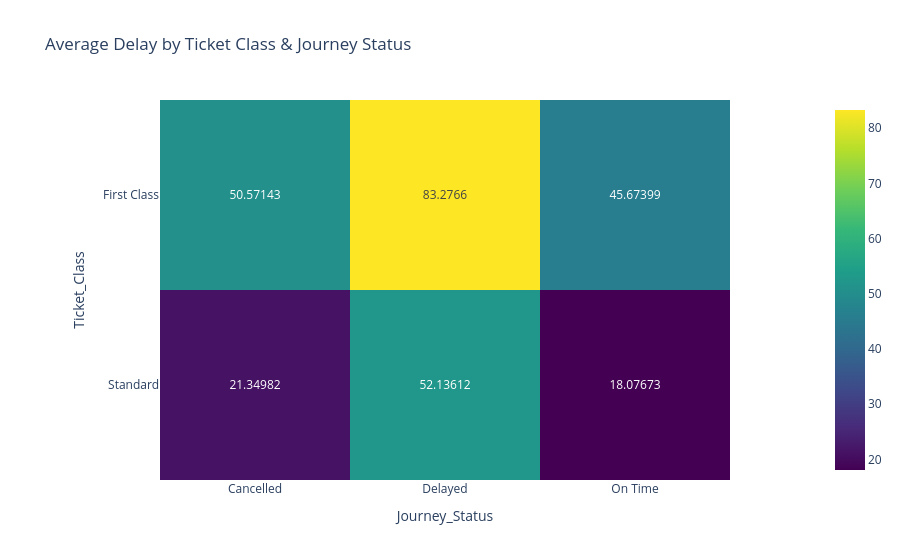

Notebook source saved alongside this figure:
### Markdown cell above
X-axis: Numerical Variables
Y-axis: Numerical Variables

Chart Explanation:
This heatmap shows correlation between numerical variables. Colors represent strength of relationship.
Values range from -1 to +1. Annotations display exact correlation values.

Insight:
Correlation between price and delay is very weak. This means price does not influence delay.
Variables behave independently. No strong linear relationship exists.

### Code cell
# Interactive Heatmap – Delay by Class & Status
pivot = df.pivot_table(values="Ticket_Price", index="Ticket_Class",
                       columns="Journey_Status", aggfunc='mean').reset_index()

fig = px.imshow(pivot.set_index("Ticket_Class"),
                text_auto=True, 
                color_continuous_scale='Viridis',
                title="Average Delay by Ticket Class & Journey Status")

fig.show()

### Figure 1 — Plotly figure (JSON) as saved in the notebook; plotly's stock layout.template omitted (floating-point values rounded to 4 significant figures)
{"data": [{"coloraxis": "coloraxis", "hovertemplate": "Journey_Status: %{x}<br>Ticket_Class: %{y}<br>color: %{z}<extra></extra>", "name": "0", "texttemplate": "%{z}", "type": "heatmap", "x": ["Cancelled", "Delayed", "On Time"], "xaxis": "x", "y": ["First Class", "Standard"], "yaxis": "y", "z": [[50.57, 83.28, 45.67], [21.35, 52.14, 18.08]]}], "layout": {"coloraxis": {"colorscale": [[0, "#440154"], [0.1111, "#482878"], [0.2222, "#3e4989"], [0.3333, "#31688e"], [0.4444, "#26828e"], [0.5556, "#1f9e89"], [0.6667, "#35b779"], [0.7778, "#6ece58"], [0.8889, "#b5de2b"], [1, "#fde725"]]}, "title": {"text": "Average Delay by Ticket Class & Journey Status"}, "xaxis": {"anchor": "y", "constrain": "domain", "domain": [0, 1], "scaleanchor": "y", "title": {"text": "Journey_Status"}}, "yaxis": {"anchor": "x", "autorange": "reversed", "constrain": "domain", "domain": [0, 1], "title": {"text": "Ticket_Class"}}}}
